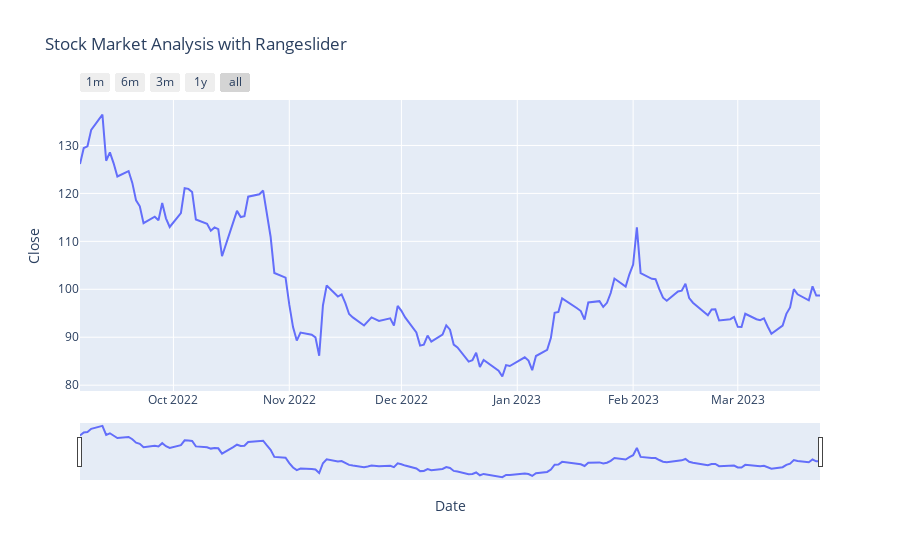

Notebook cell for this chart:
### Code cell
figure.update_xaxes(
    rangeselector=dict(
        buttons=list([
            dict(count=1, label="1m", step="month", stepmode="backward"),
            dict(count=6, label="6m", step="month", stepmode="backward"),
            dict(count=3, label="3m", step="month", stepmode="backward"),
            dict(count=1, label="1y", step="year", stepmode="backward"),
            dict(step="all")
        ])
    )
)
figure.show();

### Figure 1 — Plotly figure (JSON) as saved in the notebook; plotly's stock layout.template omitted (floating-point values rounded to 4 significant figures; data arrays with more than 128 entries replaced by an {"elided": "..."} marker saying what was removed)
{"data": [{"hovertemplate": "Date=%{x}<br>Close=%{y}<extra></extra>", "legendgroup": "", "line": {"color": "#636efa", "dash": "solid"}, "marker": {"symbol": "circle"}, "mode": "lines", "name": "", "orientation": "v", "showlegend": false, "type": "scatter", "x": {"elided": "138 str values"}, "xaxis": "x", "y": {"elided": "138 float values"}, "yaxis": "y"}], "layout": {"legend": {"tracegroupgap": 0}, "title": {"text": "Stock Market Analysis with Rangeslider"}, "xaxis": {"anchor": "y", "domain": [0, 1], "rangeselector": {"buttons": [{"count": 1, "label": "1m", "step": "month", "stepmode": "backward"}, {"count": 6, "label": "6m", "step": "month", "stepmode": "backward"}, {"count": 3, "label": "3m", "step": "month", "stepmode": "backward"}, {"count": 1, "label": "1y", "step": "year", "stepmode": "backward"}, {"step": "all"}]}, "rangeslider": {"visible": true}, "title": {"text": "Date"}}, "yaxis": {"anchor": "x", "domain": [0, 1], "title": {"text": "Close"}}}}
